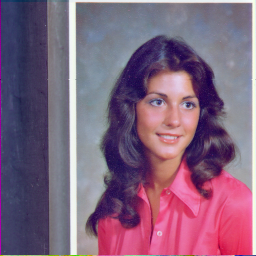
#> input picture dataset/4.1.04.tiff, 256 x 256 px, found by its file name
$ jupyter execute '39. Cany high pass filter.ipynb'
#> lines starting #> are read from the running program, lines starting #| are printed output that depends on the picture; after the words box and inside, x2 and y2 are one past the last pixel; in counts of white or black regions, pixels touching at a corner belong together
[cell 1]
import cv2
import matplotlib.pyplot as plt


def main():

    path = "C:\\Users\\kenneth\\opencv\\dataset\\"

    imgpath1 =  path + "4.1.04.tiff"
    imgpath2 =  path + "4.1.01.tiff"
    img = cv2.imread(imgpath1, 0)
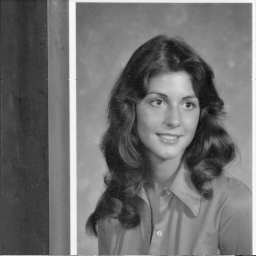
#> img: shape (256, 256); min 14, max 250, mean 111.2
#    img = cv2.cvtColor(img, cv2.COLOR_BGR2RGB)


    L1 = cv2.Canny(img, 50, 300, L2gradient=False)
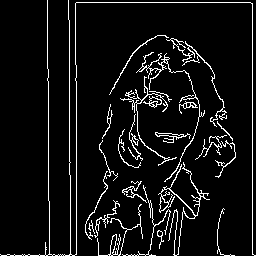
#> L1: shape (256, 256); 7% white in thin lines or dots

    L2 = cv2.Canny(img, 100, 150, L2gradient=True)
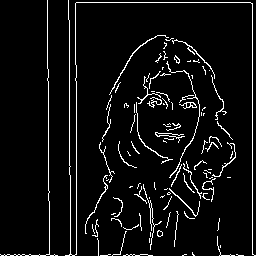
#> L2: shape (256, 256); 5.8% white in thin lines or dots


    titles = ['Original Image', 'L1 Norm', 'L2 Norm']

    outputs = [img, L1, L2]


    for i in range(3):
        plt.subplot(1, 3, i+1)
        plt.imshow(outputs[i], cmap='gray')
        plt.title(titles[i])
        plt.xticks([])
        plt.yticks([])
    plt.show()
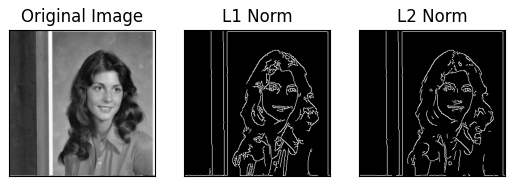
#> figure drawn by matplotlib, 3 panels

if __name__ == "__main__":
    main()

$ run again, with dataset/4.1.03.tiff copied over dataset/4.1.04.tiff
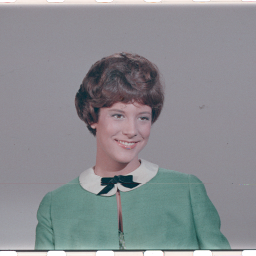
#> input picture dataset/4.1.03.tiff, 256 x 256 px, found by its file name
#> in main, `L1 = cv2.Canny(img, 50, 300, L2gradient=False)`:
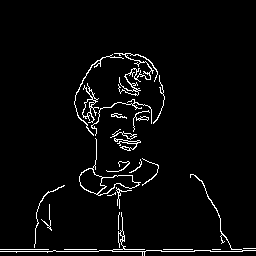
#> L1: shape (256, 256); 3.6% white in thin lines or dots, all inside (x1, y1, x2, y2) = (0, 53, 256, 256)
#> L2: shape (256, 256); 3.4% white in thin lines or dots
#> in main, `plt.show()`:
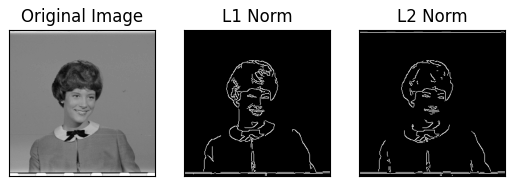
#> figure drawn by matplotlib, 3 panels

$ run again, with dataset/4.1.05.tiff copied over dataset/4.1.04.tiff
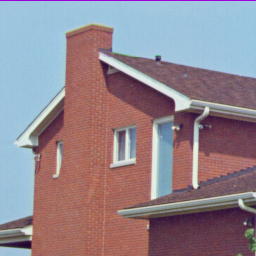
#> input picture dataset/4.1.05.tiff, 256 x 256 px, found by its file name
#> in main, `L1 = cv2.Canny(img, 50, 300, L2gradient=False)`:
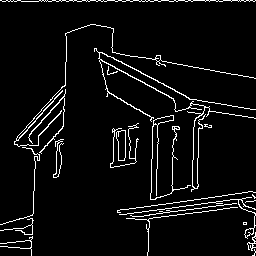
#> L1: shape (256, 256); 5.3% white in thin lines or dots
#> L2: shape (256, 256); 6.1% white in thin lines or dots
#> in main, `plt.show()`:
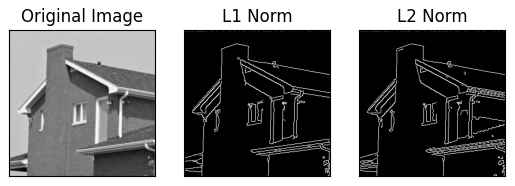
#> figure drawn by matplotlib, 3 panels
